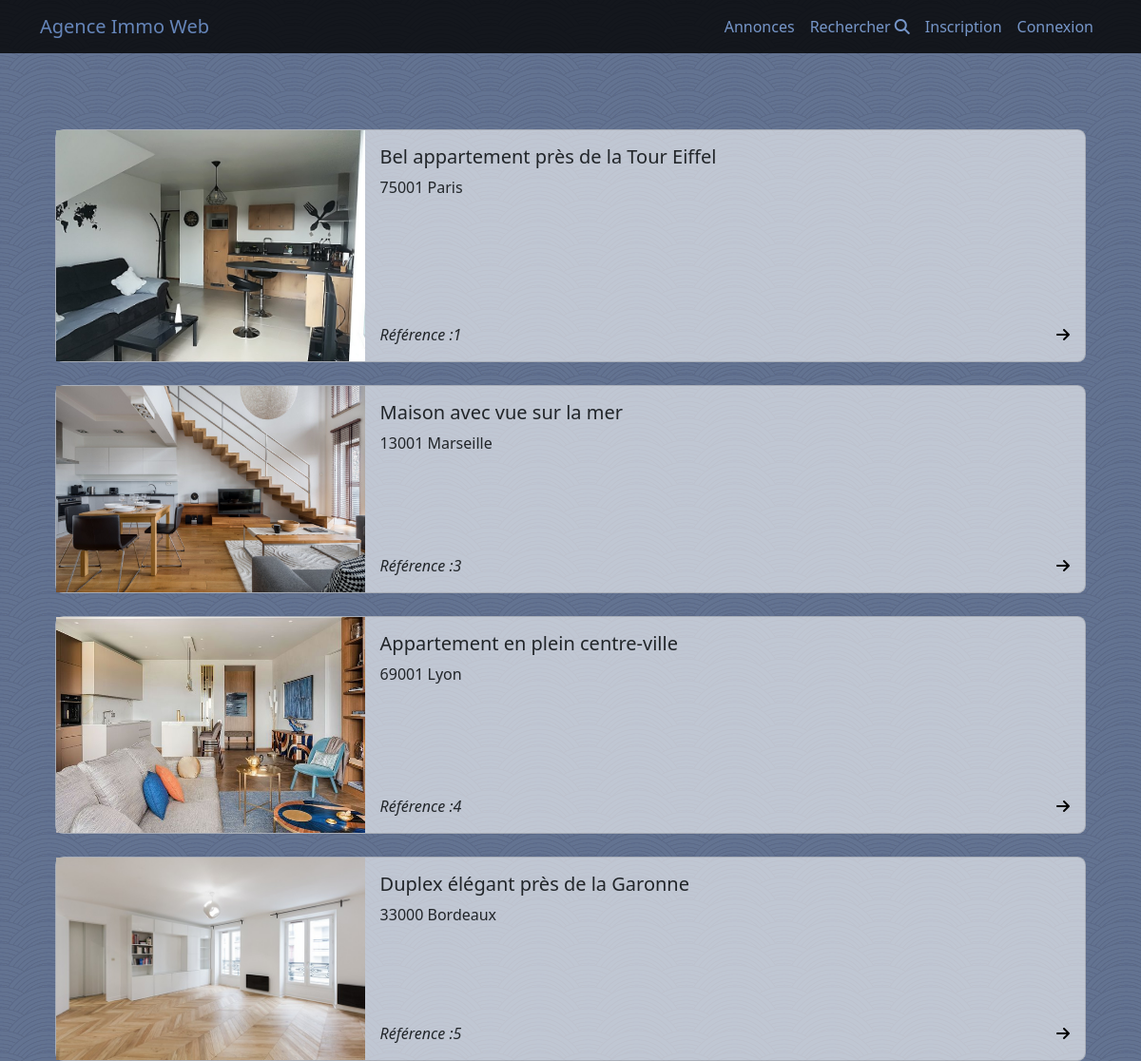
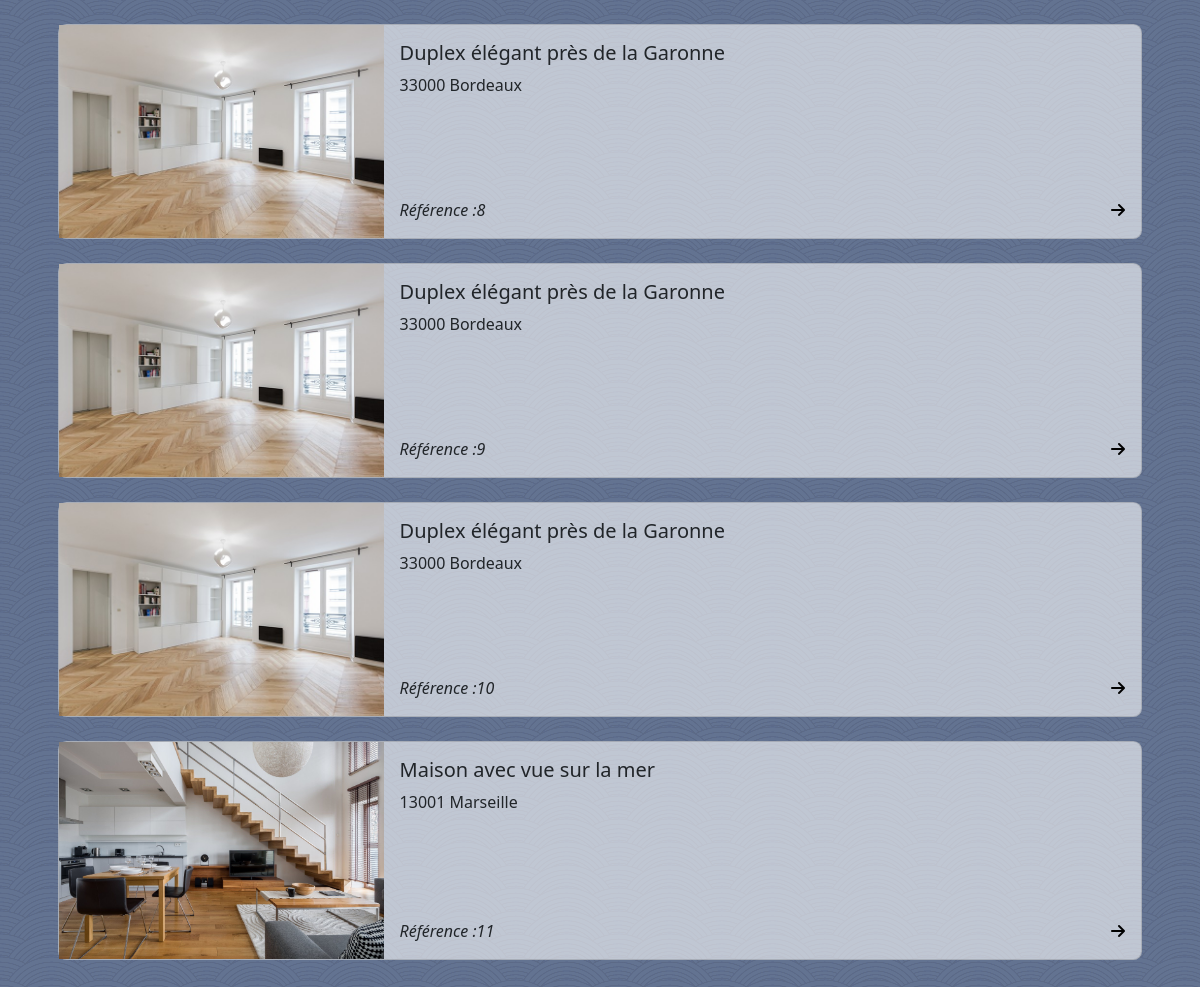
The app's page /index.php?action=annonce with its own data (2 pictures, top to bottom).
### tables this page shows
CREATE TABLE IF NOT EXISTS `disponibilite` (
  `id` int NOT NULL AUTO_INCREMENT,
  `dateDebut` date NOT NULL,
  `dateFin` date NOT NULL,
  `idLogement` int NOT NULL,
  `tarif` decimal(10,0) NOT NULL,
  `valide` tinyint(1) NOT NULL,
  `derive` int DEFAULT NULL,
  PRIMARY KEY (`id`),
  KEY `idLogement` (`idLogement`)
);

CREATE TABLE IF NOT EXISTS `logement` (
  `id` int NOT NULL AUTO_INCREMENT,
  `rue` varchar(200) NOT NULL,
  `codePostal` varchar(10) NOT NULL,
  `ville` varchar(150) NOT NULL,
  `description` varchar(255) NOT NULL,
  `idProprietaire` int DEFAULT NULL,
  PRIMARY KEY (`id`),
  KEY `Logement_Utilisateur_FK` (`idProprietaire`)
);

### control/controleur.php (called while the page is built, shortened)
<?php
class Controleur
{
    public function boutonannonce()
    {
        $lesAnnonces = (new Annonce)->recupererAnnonces();
        (new vue)->mesannonces($lesAnnonces);
    }
}
?>

### model/annonce.php (called while the page is built, shortened)
<?php
class annonce
{
    private $pdo;
    public function __construct()
    {
        $config = parse_ini_file("config.ini");
        try {
            $this->pdo = new \PDO("mysql:host=" . $config["host"] . ";dbname=" . $config["database"] . ";charset=utf8", $config["user"], $config["password"]);
        } catch (Exception $e) {
            echo $e->getMessage();
        }
    }
    public function recupererAnnonces($nb1 = null, $nb2 = null)
    {
        $sql = "SELECT disponibilite.id AS id, rue, codePostal, ville, description, idProprietaire, COUNT(Piece.id) AS nbPieces, SUM(surface) AS surfaceTotal, Photo.lien AS lienPhoto
                FROM Logement
                INNER JOIN Piece ON Logement.id = Piece.idLogement
                INNER JOIN Photo ON Logement.id = Photo.idLogement
                INNER JOIN disponibilite ON Logement.id = disponibilite.idLogement
                WHERE valide = 1
                GROUP BY disponibilite.id ";
        $req = $this->pdo->prepare($sql);
        $res = $req->execute();
        $lesAnnonces = $req->fetchAll();
        return $lesAnnonces;
    }
}

### view/vue.php (the view, shortened to what this page needs)
<?php
class Vue {
  public function entete() {
    echo '
        <!DOCTYPE html>
        <html lang="en">
        <head>
            <meta charset="UTF-8">
            <meta http-equiv="X-UA-Compatible" content="IE=edge">
            <meta name="viewport" content="width=device-width, initial-scale=1.0">
            <link href="css/bootstrap.css" rel="stylesheet">
            <style>
                body {
                    background-image: url("view/image-4o0ualio.png");
                    background-repeat: repeat;
                }
                .text-noir {
                  color: black;
                }
                .btn-text-color {
                  margin-top: 10%;
                  background-color : transparent;
                  color: #7696c9;
                  border : none;
                }
            </style>
            <title>Document</title>
        </head>
        <body>
          <nav class="navbar navbar-expand-lg navbar-dark bg-dark fixed-top">
            <div class="container">
              <a class="navbar-brand" href="index.php">Agence Immo Web</a>
              <div class="collapse navbar-collapse" id="navbarNav">
                <ul class="navbar-nav ms-auto">
                  <li class="nav-item">
                    <a class="nav-link" href="index.php?action=annonce">Annonces</a>
                  </li>
                  <li class="nav-item">
                    <a class="nav-link" href="index.php?action=recherche">Rechercher <i class="fa-solid fa-magnifying-glass"></i></a>
                  </li>';
                  if(isset($_SESSION['Proprietaire_session'])) {
                    echo '
                    <div class="dropdown">
                      <button class="btn-text-color dropdown-toggle" type="button" id="dropdownMenuButton1" data-bs-toggle="dropdown" aria-expanded="false">
                        Gérer
                      </button>
                      <ul class="dropdown-menu" aria-labelledby="dropdownMenuButton1">
                        <li><a class="dropdown-item" href="index.php?action=mesLogements">Mes Logements</a></li>
                        <li><a class="dropdown-item" href="index.php?action=logout">Déconnexion</a></li>
                      </ul>
                    </div>';
                  }
                  else{
                    echo '
                      <li class="nav-item">
                        <a class="nav-link" href="index.php?action=inscription&id=1">Inscription</a>
                      </li>
                      <li class="nav-item">
                        <a class="nav-link" href="index.php?action=connexion">Connexion</a>
                      </li>';
                  }
                  echo '
                </ul>
              </div>
            </div>
          </nav>';
  }
  public function mesannonces($lesAnnonces) {
    $this->entete();
    echo '
    <div class="container d-flex justify-content-center main-content">
        <div class="container-fluid bg-transparent my-4 p-3">
            <div class="row">';
    foreach($lesAnnonces as $annonce) {
      echo '
                  <div class="col-md-12 mb-4">
                    <div class="card flex-row">
                      <img class="card-img-left custom-image" src="./images/'.$annonce["lienPhoto"].'" style="max-width: 30%;"/>
                      <div class="card-body d-flex flex-column">
                        <div id="ici">
                          <h4 class="card-title h5 h4-sm">'.$annonce["description"].'</h4>
                          <p class="card-text">'.$annonce["codePostal"]." ".$annonce["ville"].'</p>
                        </div>
                        <div class="mt-auto">
                          <i>Référence :'.$annonce["id"].'</i>
                          <a class="float-end" href="index.php?action=demandeReservation&id='.$annonce["id"].'">
                              <i class="fa-solid fa-arrow-right text-noir"></i>
                          </a>
                        </div>
                      </div>
                    </div>
                  </div>';
    }
    echo '
            </div>
        </div>
    </div>';
    $this->fin();
  }
  public function fin() {
    echo "
      </body>
      <script src='https://unpkg.com/@popperjs/core@2.11.6/dist/umd/popper.min.js'></script>
      <script src='https://cdn.jsdelivr.net/npm/bootstrap@5.0.2/dist/js/bootstrap.min.js'></script>
      <script src='https://kit.fontawesome.com/18d92584e8.js'></script>
      </html>";
  }
}
?>

### view/vue.php (style rules this page uses)
body { background-image: url("view/image-4o0ualio.png"); background-repeat: repeat; }
.text-noir { color: black; }

### records on screen
disponibilite: shows a picture, idLogement.description "Bel appartement près de la Tour Eiffel", idLogement.codePostal "75001", idLogement.ville "Paris", id "1"
disponibilite: idLogement.description "Maison avec vue sur la mer", idLogement.codePostal "13001", idLogement.ville "Marseille", id "3"
disponibilite: shows a picture, idLogement.description "Appartement en plein centre-ville", idLogement.codePostal "69001", idLogement.ville "Lyon", id "4"
disponibilite: idLogement.description "Duplex élégant près de la Garonne", idLogement.codePostal "33000", idLogement.ville "Bordeaux", id "5"
disponibilite: idLogement.description "Duplex élégant près de la Garonne", idLogement.codePostal "33000", idLogement.ville "Bordeaux", id "8"
disponibilite: idLogement.description "Duplex élégant près de la Garonne", idLogement.codePostal "33000", idLogement.ville "Bordeaux", id "9"
disponibilite: idLogement.description "Duplex élégant près de la Garonne", idLogement.codePostal "33000", idLogement.ville "Bordeaux", id "10"
disponibilite: idLogement.description "Maison avec vue sur la mer", idLogement.codePostal "13001", idLogement.ville "Marseille", id "11"
